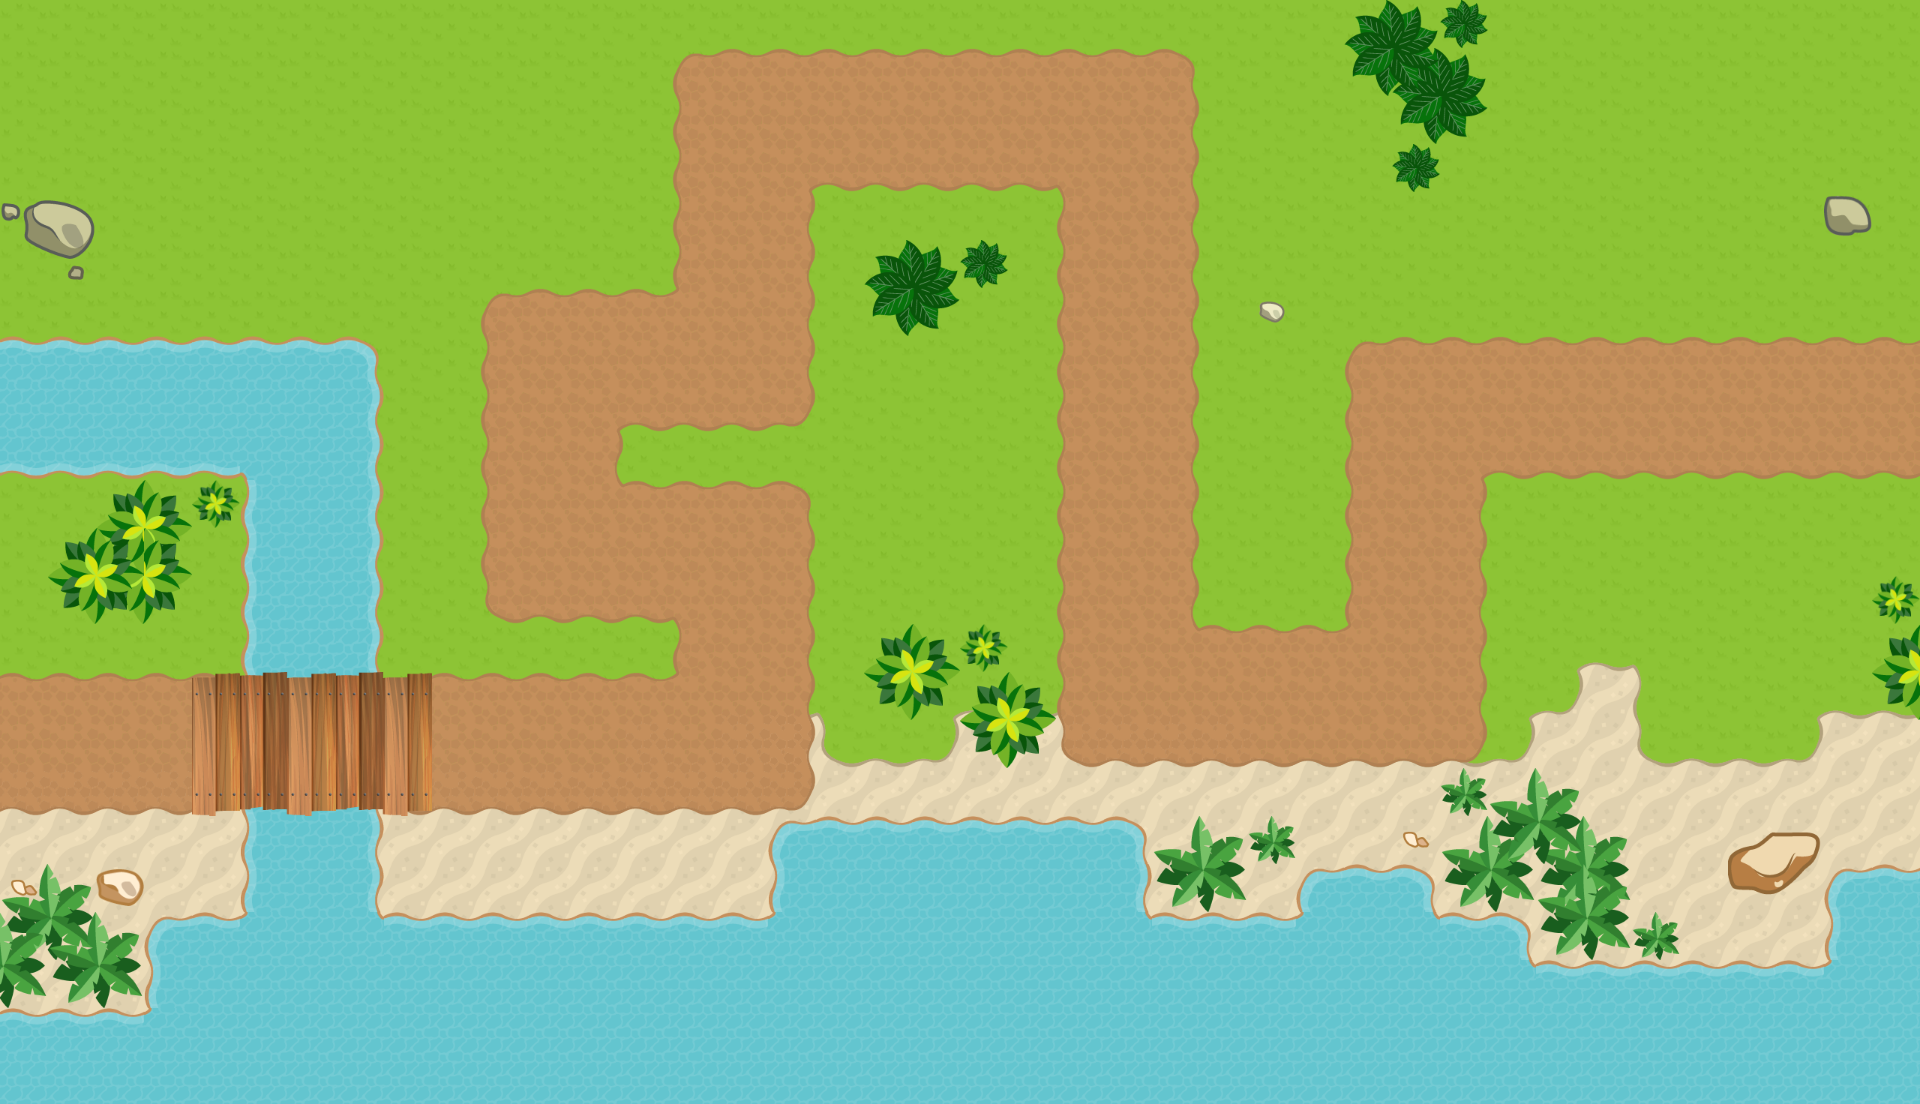

This game map was drawn from its Tiled (.tmx) file and the tilesets committed beside it. A one-line description and the trimmed map source follow:
An orthogonal 40x23 tile map with 48x48 px tiles, 7 tile layers (Sand, Grass, Path and Water, Bridge, ...), 4 tilesets and 28 objects (PathLine).

<map version="1.0" tiledversion="1.0.3" orientation="orthogonal" renderorder="right-down" width="40" height="23" tilewidth="48" tileheight="48" nextobjectid="49">
 <tileset firstgid="1" name="tiles" tilewidth="48" tileheight="48" spacing="4" margin="2" tilecount="81" columns="9">
  <image source="../../tiles/hi/tiles.png" width="512" height="512" />
  <terraintypes>
   <terrain name="Water" tile="33" />
   <terrain name="Path" tile="18" />
  </terraintypes>
  <tile id="14" terrain=",,,1" />
  <tile id="15" terrain=",,1,1" />
  <tile id="16" terrain=",,1," />
  <tile id="17" terrain=",1,,1" />
  <tile id="18" terrain="1,1,1,1" />
  <tile id="19" terrain="1,,1," />
  <tile id="20" terrain=",1,," />
  <tile id="21" terrain="1,1,," />
  <tile id="22" terrain="1,,," />
  <tile id="23" terrain="1,,1,1" />
  <tile id="24" terrain=",1,1,1" />
  <tile id="25" terrain="1,1,,1" />
  <tile id="26" terrain="1,1,1," />
  <tile id="29" terrain=",,,0" />
  <tile id="30" terrain=",,0,0" />
  <tile id="31" terrain=",,0," />
  <tile id="32" terrain=",0,,0" />
  <tile id="33" terrain="0,0,0,0" />
  <tile id="34" terrain="0,,0," />
  <tile id="35" terrain=",0,," />
  <tile id="36" terrain="0,0,," />
  <tile id="37" terrain="0,,," />
  <tile id="38" terrain="0,0,0," />
  <tile id="39" terrain="0,0,,0" />
  <tile id="40" terrain="0,,0,0" />
  <tile id="41" terrain=",0,0,0" />
 </tileset>
 <tileset firstgid="82" name="tiles2" tilewidth="48" tileheight="48" spacing="4" margin="2" tilecount="18" columns="9">
  <image source="../../tiles/hi/tiles2.png" width="512" height="128" />
 </tileset>
 <tileset firstgid="100" name="tiles3" tilewidth="48" tileheight="48" spacing="4" margin="2" tilecount="36" columns="9">
  <image source="../../tiles/hi/tiles3.png" width="512" height="256" />
 </tileset>
 <tileset firstgid="136" name="tiles4" tilewidth="48" tileheight="48" spacing="4" margin="2" tilecount="171" columns="9">
  <image source="../../tiles/hi/tiles4.png" width="512" height="1024" />
 </tileset>
 <layer name="Sand" width="40" height="23">
  <data>[920 cells, 329 non-empty, 1 distinct tile ids]</data>
 </layer>
 <layer name="Grass" width="40" height="23">
  <data>[920 cells, 626 non-empty, 7 distinct tile ids]</data>
 </layer>
 <layer name="Path and Water" width="40" height="23">
  <data>[920 cells, 448 non-empty, 23 distinct tile ids]</data>
 </layer>
 <layer name="Bridge" width="40" height="23">
  <data>[920 cells, 15 non-empty, 6 distinct tile ids]</data>
 </layer>
 <layer name="Rocks" width="40" height="23">
  <data>[920 cells, 13 non-empty, 12 distinct tile ids]</data>
 </layer>
 <layer name="Trees 1" width="40" height="23">
  <data>[920 cells, 21 non-empty, 11 distinct tile ids]</data>
 </layer>
 <layer name="Trees 2" width="40" height="23">
  <data>[920 cells, 51 non-empty, 15 distinct tile ids]</data>
 </layer>
 <objectgroup name="Boundary" visible="0">
  <object id="7" x="0" y="681.5" width="798" height="126" />
  <object id="10" x="682" y="499.5" width="125" height="298.5" />
  <object id="13" x="499.5" y="490.5" width="298.125" height="124.5" />
  <object id="14" x="490.091" y="307.875" width="125.096" height="296.625" />
  <object id="18" x="500.164" y="298.125" width="298.586" height="124.875" />
  <object id="20" x="681.75" y="69" width="125.25" height="344.455" />
  <object id="21" x="693.5" y="57.5" width="486.75" height="125.75" />
  <object id="22" x="1065.95" y="68.75" width="125.591" height="681.386" />
  <object id="24" x="1074.75" y="633.938" width="394.313" height="125.063" />
  <object id="25" x="1354.31" y="355.313" width="125.063" height="394.125" />
  <object id="27" x="1360.5" y="345.5" width="555.136" height="124.688" />
  <object id="33" x="0" y="345.75" width="365.5" height="125" />
  <object id="34" x="250" y="355" width="125.5" height="569" />
  <object id="35" x="0" y="1017.94" width="189" height="85.3125" />
  <object id="36" x="162.25" y="921.503" width="1357.25" height="181" />
  <object id="37" x="153.75" y="930.503" width="38" height="89.4998" />
  <object id="38" x="786.577" y="825.75" width="347.389" height="98.25" />
  <object id="39" x="777.997" y="833.753" width="22.75" height="89.4998" />
  <object id="40" x="1120.48" y="834.113" width="22.75" height="89.4998" />
  <object id="41" x="1519.81" y="1003.88" width="396.889" height="98.25" />
  <object id="42" x="1842.59" y="873.997" width="74.2727" height="96.3128" />
  <object id="43" x="1834.18" y="882.247" width="22.75" height="89.4998" />
  <object id="44" x="1315.25" y="873.375" width="105.875" height="48.25" />
  <object id="45" x="1305.25" y="883.747" width="22.75" height="39.4372" />
  <object id="46" x="1408" y="882.158" width="22.75" height="39.4372" />
  <object id="47" x="1520.25" y="969.997" width="398.25" height="35" />
  <object id="48" x="1504.47" y="930.69" width="22.75" height="39.4372" />
 </objectgroup>
 <objectgroup name="PathLine" visible="0">
  <object id="32" name="PathLine" x="-24" y="744">
   <polyline points="24,0 768,0 768,-192 576,-192 576,-384 768,-384 768,-624 1152,-624 1152,-48 1440,-48 1440,-336 1944,-336" />
  </object>
 </objectgroup>
</map>
